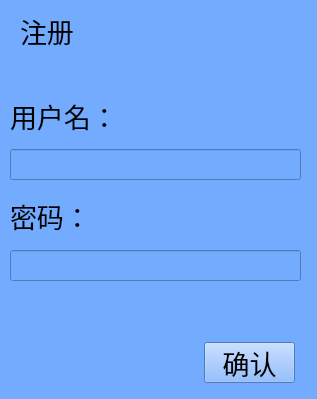
<?xml version="1.0" encoding="UTF-8"?>
<ui version="4.0">
 <class>Form</class>
 <widget class="QWidget" name="Form">
  <property name="geometry">
   <rect>
    <x>0</x>
    <y>0</y>
    <width>317</width>
    <height>399</height>
   </rect>
  </property>
  <property name="minimumSize">
   <size>
    <width>317</width>
    <height>399</height>
   </size>
  </property>
  <property name="maximumSize">
   <size>
    <width>317</width>
    <height>399</height>
   </size>
  </property>
  <property name="windowTitle">
   <string>Form</string>
  </property>
  <property name="styleSheet">
   <string notr="true">background:rgb(115, 171, 255)</string>
  </property>
  <widget class="QLabel" name="label">
   <property name="geometry">
    <rect>
     <x>20</x>
     <y>10</y>
     <width>71</width>
     <height>41</height>
    </rect>
   </property>
   <property name="font">
    <font>
     <family>Arial</family>
     <pointsize>20</pointsize>
    </font>
   </property>
   <property name="text">
    <string>注册</string>
   </property>
  </widget>
  <widget class="QLabel" name="label_2">
   <property name="geometry">
    <rect>
     <x>10</x>
     <y>100</y>
     <width>221</width>
     <height>31</height>
    </rect>
   </property>
   <property name="font">
    <font>
     <family>Arial</family>
     <pointsize>20</pointsize>
    </font>
   </property>
   <property name="text">
    <string>用户名：</string>
   </property>
  </widget>
  <widget class="QLabel" name="label_3">
   <property name="geometry">
    <rect>
     <x>10</x>
     <y>200</y>
     <width>221</width>
     <height>31</height>
    </rect>
   </property>
   <property name="font">
    <font>
     <family>Arial</family>
     <pointsize>20</pointsize>
    </font>
   </property>
   <property name="text">
    <string>密码：</string>
   </property>
  </widget>
  <widget class="QLineEdit" name="username">
   <property name="geometry">
    <rect>
     <x>10</x>
     <y>149</y>
     <width>291</width>
     <height>31</height>
    </rect>
   </property>
   <property name="font">
    <font>
     <family>Arial</family>
     <pointsize>15</pointsize>
    </font>
   </property>
  </widget>
  <widget class="QLineEdit" name="password">
   <property name="geometry">
    <rect>
     <x>10</x>
     <y>250</y>
     <width>291</width>
     <height>31</height>
    </rect>
   </property>
   <property name="font">
    <font>
     <family>Arial</family>
     <pointsize>15</pointsize>
    </font>
   </property>
  </widget>
  <widget class="QPushButton" name="enter">
   <property name="geometry">
    <rect>
     <x>204</x>
     <y>342</y>
     <width>91</width>
     <height>41</height>
    </rect>
   </property>
   <property name="font">
    <font>
     <family>Arial</family>
     <pointsize>20</pointsize>
    </font>
   </property>
   <property name="text">
    <string>确认</string>
   </property>
  </widget>
 </widget>
 <resources/>
 <connections/>
</ui>
